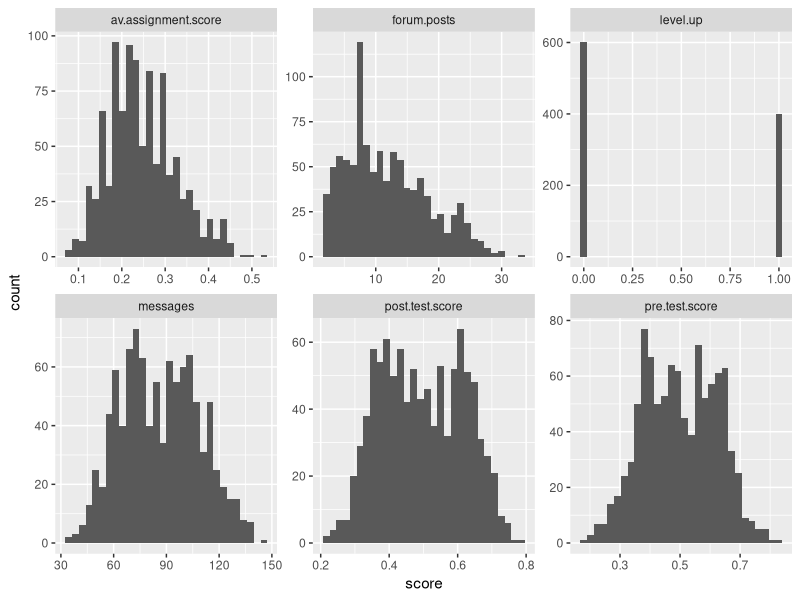
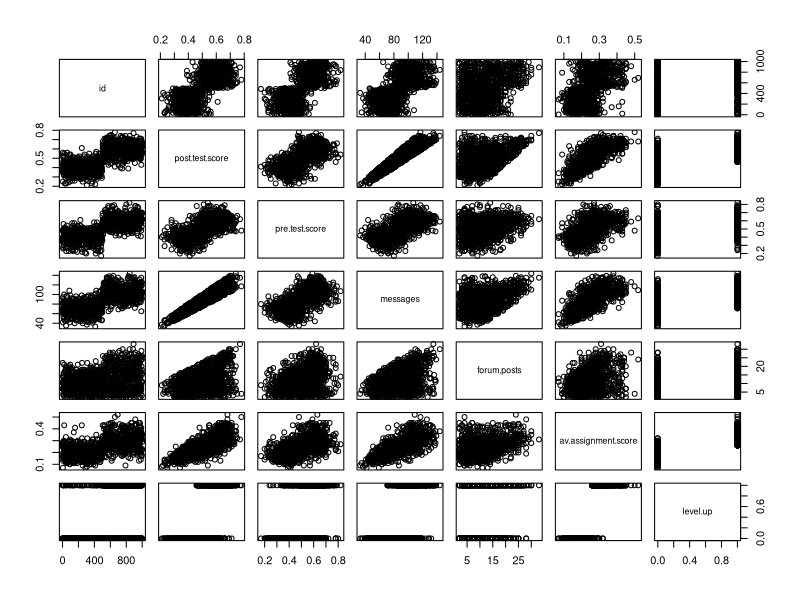
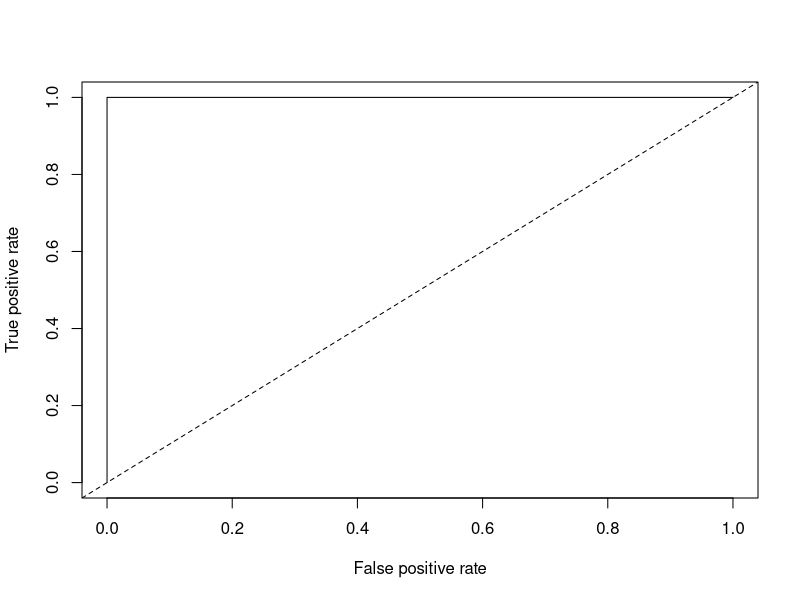
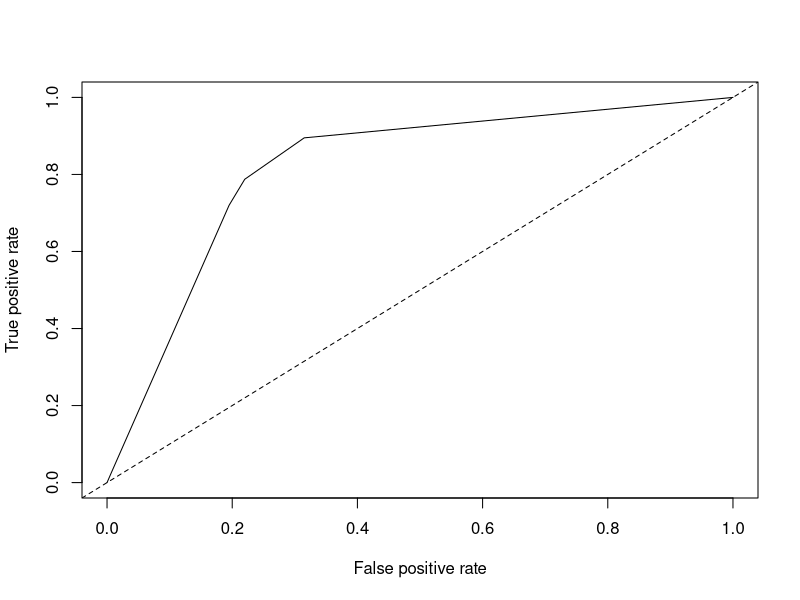

These figures' R source, in order:
## ---- chunk 1
D1 <- read.csv("online.data.csv")
## ---- chunk 2
library(ggplot2)
library(dplyr)
library(tidyr)
#Start by creating histograms of the distributions for all variables (#HINT: look up "facet" in the ggplot documentation)
#Then visualize the relationships between variables
D1$level.up <- ifelse(D1$level.up == "yes", 1,0)
D2 <- gather(D1, "measure", "score", 2:7)
p <- ggplot(D2, aes(score)) + facet_wrap(~measure, scales = "free")
p + geom_histogram()
#Try to capture an intution about the data and the relationships
pairs(D1)
## ---- chunk 3
#Create a classification tree that predicts whether a student "levels up" in the online course using three variables of your choice (As we did last time, set all controls to their minimums)
library(rpart)
rp <- rpart(level.up ~ post.test.score + forum.posts + pre.test.score + av.assignment.score + messages, method = "class", data = D1)
rp <- rpart(level.up ~ post.test.score + av.assignment.score, method = "class", data = D1)
#Plot and generate a CP table for your tree 
printcp(rp)
post(rp, file = "tree.ps", title = "levels up")
#Generate a probability value that represents the probability that a student levels up based your classification tree 
D1$pred <- predict(rp, type = "prob")[,2]#Last class we used type = "class" which predicted the classification for us, this time we are using type = "prob" to see the probability that our classififcation is based on.
## ---- chunk 4
library(ROCR)

#Plot the curve
pred.detail <- prediction(D1$pred, D1$level.up) 
plot(performance(pred.detail, "tpr", "fpr"))
abline(0, 1, lty = 2)

#Calculate the Area Under the Curve
unlist(slot(performance(pred.detail,"auc"), "y.values"))#Unlist liberates the AUC value from the "performance" object created by ROCR

#Now repeat this process, but using the variables you did not use for the previous model and compare the plots & results of your two models. Which one do you think was the better model? Why?
D1$pre.test.score.new <- ifelse(D1$pre.test.score >= 0.5, 1,0)
rp2 <- rpart(level.up ~ forum.posts + pre.test.score + pre.test.score.new, method = "class", data = D1)
D1$pred2 <- predict(rp2, type = "prob")[,2]
pred.detail2 <- prediction(D1$pred2, D1$level.up) 
plot(performance(pred.detail2, "tpr", "fpr"))
abline(0, 1, lty = 2)
unlist(slot(performance(pred.detail2,"auc"), "y.values"))
#the first model is better since the auc in the first model is 1 which is an ideal situation and is pefectly able to distinguish between positive class and negative class. Compared with the second model, the auc is 0.818, it means there is 82% chance that model will be able to distinguish between positive class and negative class. 
## ---- chunk 5
#Look at the ROC plot for your first model. Based on this plot choose a probability threshold that balances capturing the most correct predictions against false positives. Then generate a new variable in your data set that classifies each student according to your chosen threshold.
D1$threshold.pred1 <- ifelse(D1$pred >= 0.8, "yes", "no")

#Now generate three diagnostics:
accuracy.model1 <- mean(ifelse(D1$level.up == D1$threshold.pred1, 1, 0))
D1$truepos.model1 <- ifelse(D1$level.up == "yes" & D1$threshold.pred1 == "yes", 1, 0)
D1$falsepos.model1 <- ifelse(D1$level.up == "no" & D1$threshold.pred1 == "yes", 1,0)
D1$falseneg.model1 <- ifelse(D1$level.up == "yes" & D1$threshold.pred1 == "no", 1,0)
precision.model1 <- sum(D1$truepos.model1)/(sum(D1$truepos.model1) + sum(D1$falsepos.model1))
recall.model1 <- sum(D1$truepos.model1)/(sum(D1$truepos.model1) + sum(D1$falseneg.model1))

#Finally, calculate Kappa for your model according to:

#First generate the table of comparisons
table1 <- table(D1$level.up, D1$threshold.pred1)

#Convert to matrix
matrix1 <- as.matrix(table1)

#Calculate kappa
kappa(matrix1, exact = TRUE)/kappa(matrix1)

#Now choose a different threshold value and repeat these diagnostics. What conclusions can you draw about your two thresholds?
D1$threshold.pred2 <- ifelse(D1$pred >= 0.95, "yes", "no")
accuracy.model2 <- mean(ifelse(D1$level.up == D1$threshold.pred2, 1, 0))
D1$truepos.model2 <- ifelse(D1$level.up == "yes" & D1$threshold.pred2 == "yes", 1, 0)
D1$falsepos.model2 <- ifelse(D1$level.up == "no" & D1$threshold.pred2 == "yes", 1,0)
D1$falseneg.model2 <- ifelse(D1$level.up == "yes" & D1$threshold.pred2 == "no", 1,0)
precision.model2 <- sum(D1$truepos.model2)/(sum(D1$truepos.model2) + sum(D1$falsepos.model2))
recall.model2 <- sum(D1$truepos.model2)/(sum(D1$truepos.model2) + sum(D1$falseneg.model2))
table2 <- table(D1$level.up, D1$threshold.pred2)
matrix2 <- as.matrix(table2)
kappa(matrix2, exact = TRUE)/kappa(matrix2)
#since for the pred values are 0 and 1, even though we choose different threshold value, we will get the same results for kappa. 
